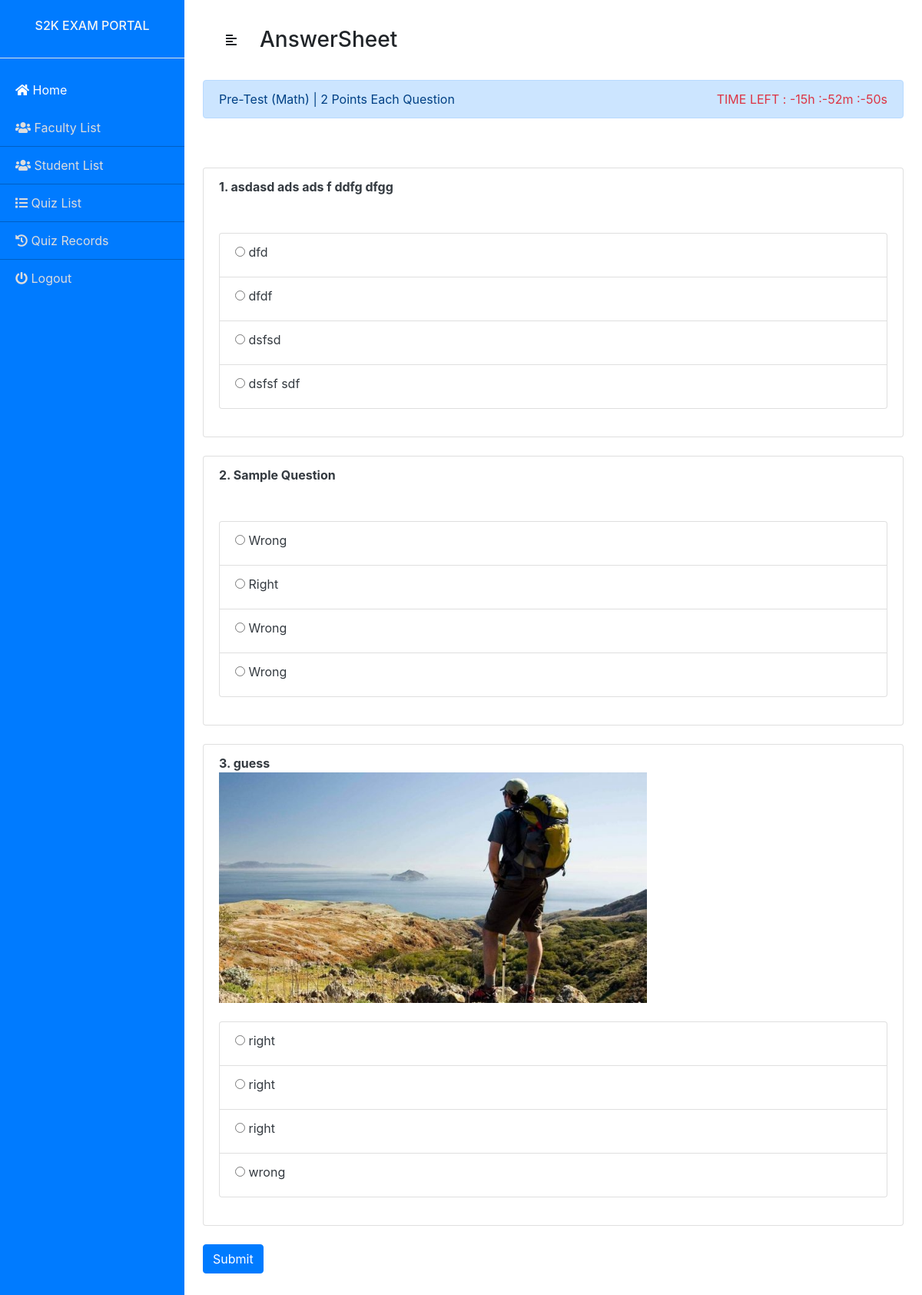
The app's page /answer_sheet.php?id=2 (signed in) with its own data.
### tables this page shows
CREATE TABLE `quiz_list` (
  `id` int(30) NOT NULL,
  `title` varchar(200) NOT NULL,
  `qpoints` int(11) NOT NULL DEFAULT 1,
  `start_time` datetime(1) NOT NULL,
  `end_time` datetime(1) NOT NULL,
  `user_id` int(20) NOT NULL,
  `date_updated` datetime NOT NULL DEFAULT current_timestamp() ON UPDATE current_timestamp()
);

CREATE TABLE `questions` (
  `id` int(30) NOT NULL,
  `question` text NOT NULL,
  `question_img` varchar(55) NOT NULL,
  `qid` int(30) NOT NULL,
  `order_by` int(11) NOT NULL,
  `date_updated` datetime NOT NULL DEFAULT current_timestamp() ON UPDATE current_timestamp()
);

CREATE TABLE `question_opt` (
  `id` int(30) NOT NULL,
  `option_txt` text NOT NULL,
  `option_img` varchar(55) NOT NULL,
  `question_id` int(30) NOT NULL,
  `is_right` tinyint(4) NOT NULL DEFAULT 0 COMMENT '1= right answer',
  `date_updated` datetime NOT NULL DEFAULT current_timestamp() ON UPDATE current_timestamp()
);

### answer_sheet.php (the view, shortened to what this page needs)
<!DOCTYPE html>
<html lang="en">
<head>
    <?php include('header.php') ?>
	<?php include('db_connect.php') ?>
	<?php
	$quiz = $conn->query("SELECT * FROM quiz_list where id =".$_GET['id']." order by RAND()")->fetch_array();
	?>
</head>
<body>
    <div class="d-flex" id="wrapper">
        <?php
            include 'navbar_new.php';
        ?>
        <div class="page-content-wrapper" style="width: 100%;">
            <nav class="navbar navbar-expand-lg navbar-light bg-transparent py-4 px-4">
                <div class="d-flex align-items-center">
                    <i class="fas fa-align-left primary-text fs-4 me-3" id="menu-toggle"></i>
                    <h3 class="fs-2 m-0">AnswerSheet</h3>
                </div>
            </nav>
            <div class="container-fluid tab-content px-4">
				<div class="col-md-12 alert alert-primary">
					<div class="row justify-content-between">
						<div class="col-auto">
							<span><?php echo $quiz['title'] ?> | <?php echo $quiz['qpoints'] .' Points Each Question' ?></span>
						</div>
						<div class="col-auto ">
						</div>
						<div class="col-auto text-danger">
							TIME LEFT : <span id="time-left"></span>
						</div>
					</div>
				</div>
				<br>
					<form action="" id="answer-sheet">
						<?php
						$question = $conn->query("SELECT * FROM questions where qid = '".$quiz['id']."' order by order_by asc ");
						$i = 1 ;
						while($row =$question->fetch_assoc()){
							$opt = $conn->query("SELECT * FROM question_opt where question_id = '".$row['id']."' order by RAND() ");
						?>
					<ul class="q-items list-group mt-4 mb-4" id="que_<?php echo $i; ?>">
						<li class="q-field list-group-item">
							<strong class="text-dark"><?php echo ($i++). '. '; ?> <?php echo $row['question'] ?></strong><br>
							<?php if($row['question_img']!=""){?>
								<img src="http://localhost/exam/image_question/<?php echo $row['question_img']?>" style="min-width:50%; min-height:100px; max-width:100%; max-height:300px;">
							<?php } ?>
							<br>
							<ul class='list-group mt-4 mb-4'>
							<?php while($orow = $opt->fetch_assoc()){ ?>
								<li class="answer list-group-item text-dark">
									<label><input type="radio" name="option_id[<?php echo $row['id'] ?>]" value="<?php echo $orow['id'] ?>"> <?php echo $orow['option_txt'] ?></label>
									<br>
								</li>
							<?php } ?>
							</ul>
						</li>
					</ul>
					<?php } ?>
					<button class="btn btn-right btn-primary" style="margin-bottom: 50px;" onclick="submitAnswer()">Submit</button>
					</form>
			</div>
        </div>
    </div>
</body>
</html>

### header.php (shortened to what this page needs)
	<link rel = "stylesheet" type = "text/css" href = "assets/css/bootstrap.min.css" />
	<link rel = "stylesheet" type = "text/css" href = "https://stackpath.bootstrapcdn.com/font-awesome/4.7.0/css/font-awesome.min.css" />
	<link href="https://cdn.datatables.net/1.10.20/css/dataTables.bootstrap4.min.css" rel="stylesheet" />
	<link rel="stylesheet" href="https://cdnjs.cloudflare.com/ajax/libs/font-awesome/5.15.4/css/all.min.css"
/>
<link href="https://cdn.jsdelivr.net/npm/select2@4.1.0-beta.1/dist/css/select2.min.css" rel="stylesheet" />
	<link rel = "stylesheet" type = "text/css" href = "assets/css/style.css" />
   <link href="assets/css/admin.css" rel="stylesheet">

### navbar_new.php
<div class="bg-primary" id="sidebar-wrapper">
            <div class="sidebar-heading text-center py-4 primary-text fs-4 fw-bold text-uppercase border-bottom">
                <h6 style="color: whitesmoke;">S2K Exam Portal</h6>
            </div>
            <div class="list-group list-group-flush my-3">
                <a href="home.php" class="list-group-item list-group-item-action bg-transparent second-text active">
						<i class="fa fa-home"> </i>  Home
				</a>
                <?php if($_SESSION['login_user_type'] != 3): ?>
			    <?php if($_SESSION['login_user_type'] == 1): ?>
                    <a href="faculty.php" class="list-group-item list-group-item-action bg-transparent second-text">
						<i class="fa fa-users"> </i>  Faculty List
				</a>
                <?php endif; ?>
                <a href="student.php" class="list-group-item list-group-item-action bg-transparent second-text">
						<i class="fa fa-users"> </i>  Student List
				</a>
                <a href="quiz.php" class="list-group-item list-group-item-action bg-transparent second-text">
						<i class="fa fa-list"> </i> Quiz List
				</a>
                <a href="history.php" class="list-group-item list-group-item-action bg-transparent second-text">
						<i class="fa fa-history"> </i>  Quiz Records
				</a>
                <?php else: ?>
                <a href="student_quiz_list.php" class="list-group-item list-group-item-action bg-transparent second-text">
					<i class="fa fa-list"> </i>  Quiz List
				</a>
                <?php endif; ?>
                <a href="logout.php" class="list-group-item list-group-item-action bg-transparent second-text"> <i class="fa fa-power-off"></i> Logout</a>
            </div>
</div>

### assets/css/admin.css (style rules this page uses)
#wrapper { overflow-x: hidden; }
#sidebar-wrapper { min-height: 100vh; margin-left: 0; transition: margin 1 ease-out; }
#sidebar-wrapper .sidebar-heading { padding: 0.875rem 1.25rem; font-size: 1.2rem; }
#sidebar-wrapper .list-group { width: 15rem; }
#menu-toggle { cursor: pointer; padding: 20px 30px; }
.list-group-item { color: rgb(221, 221, 221); }

### answer_sheet.php (style rules this page uses)
li.answer { cursor: pointer; }

### records on screen
quiz_list: title "Pre-Test (Math)", qpoints "2"
questions: question "asdasd ads ads f ddfg dfgg"
question_opt: option_txt "dfd"
question_opt: option_txt "dfdf"
question_opt: option_txt "dsfsd"
question_opt: option_txt "dsfsf sdf"
questions: question "Sample Question"
question_opt: option_txt "Wrong"
question_opt: option_txt "Right"
question_opt: option_txt "Wrong"
question_opt: option_txt "Wrong"
questions: question "guess", question_img (picture)
question_opt: option_txt "right"
question_opt: option_txt "right"
question_opt: option_txt "right"
question_opt: option_txt "wrong"
